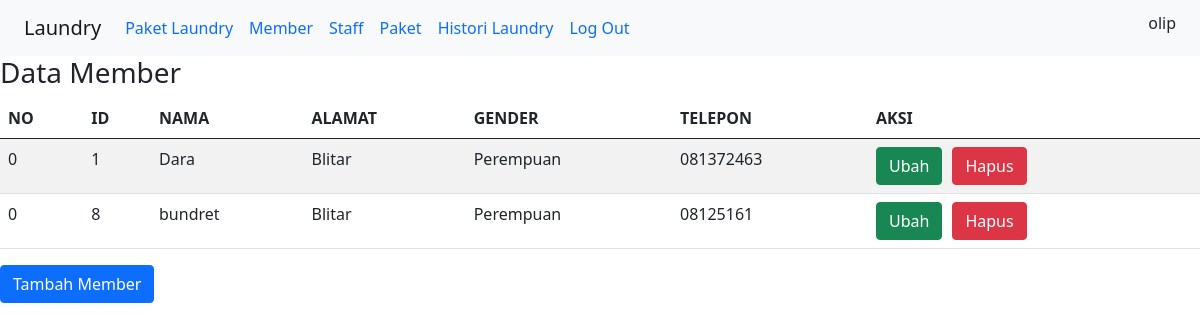
The page /tampil_member.php (signed in) on the database its author committed.
### tables this page shows
CREATE TABLE `member` (
  `id` int(11) NOT NULL,
  `nama` varchar(100) DEFAULT NULL,
  `alamat` text DEFAULT NULL,
  `jenis_kelamin` enum('Laki-laki','Perempuan') DEFAULT NULL,
  `telfon` varchar(15) DEFAULT NULL
);

### tampil_member.php (the view, shortened to what this page needs)
<?php
    include "header.php";
?>
<?php
    if($_SESSION['role'] == 'admin'){
?>
<!DOCTYPE html>
<html>
<head>
    <link href="https://cdn.jsdelivr.net/npm/bootstrap@5.0.1/dist/css/bootstrap.min.css" rel="stylesheet">
</head>
<body>
    <h3>Data Member</h3>
    <table class="table table-hover table-striped">
        <thead>
            <tr>
                <th>NO</th>
                <th>ID</th>
                <th>NAMA</th>
                <th>ALAMAT</th>
                <th>GENDER</th>
                <th>TELEPON</th>
                <th>AKSI</th>
            </tr>
        </thead>
        <tbody>
            <?php
            include "connect.php";
            $qry_member=mysqli_query($connect,"SELECT * from member");
            while($data_member=mysqli_fetch_array($qry_member)){
                $no=0;
                ?>
                <tr>
                    <td><?=$no?></td>
                    <td><?=$data_member['id']?></td>
                    <td><?=$data_member['nama']?></td>
                    <td><?=$data_member['alamat']?></td>
                    <td><?=$data_member['jenis_kelamin']?></td>
                    <td><?=$data_member['telfon']?></td>
                    <td><a href="ubah_member.php?id=<?=$data_member['id']?>" class="btn btn-success">Ubah</a><a style="margin-left:10px;" href="hapus_member.php?id=<?=$data_member['id']?>" onclick="return confirm('Apakah anda yakin menghapus data ini?')" class="btn btn-danger">Hapus</a></td>
                </tr>
                <?php
            }
            ?>
        </tbody>
    </table>
    <a href="tambah_member.php" class="btn btn-primary">Tambah Member</a>
</body>
</html>
<?php
    }
?>

### rows shown on the page
member: no "0", id "1", nama "Dara", alamat "Blitar", jenis_kelamin "Perempuan", telfon "081372463"
member: no "0", id "8", nama "bundret", alamat "Blitar", jenis_kelamin "Perempuan", telfon "08125161"

### other values the page prints
$_SESSION['nama'] "olip"
